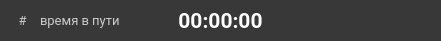
     <widget class="QFrame" name="f_track">
      <property name="geometry">
       <rect>
        <x>20</x>
        <y>320</y>
        <width>441</width>
        <height>41</height>
       </rect>
      </property>
      <property name="minimumSize">
       <size>
        <width>441</width>
        <height>41</height>
       </size>
      </property>
      <property name="maximumSize">
       <size>
        <width>441</width>
        <height>41</height>
       </size>
      </property>
      <property name="styleSheet">
       <string notr="true">background-color: #383838;
border-radius: 20px;</string>
      </property>
      <property name="frameShape">
       <enum>QFrame::StyledPanel</enum>
      </property>
      <property name="frameShadow">
       <enum>QFrame::Raised</enum>
      </property>
      <widget class="QLabel" name="stat_trip_time">
       <property name="geometry">
        <rect>
         <x>40</x>
         <y>0</y>
         <width>135</width>
         <height>41</height>
        </rect>
       </property>
       <property name="minimumSize">
        <size>
         <width>135</width>
         <height>41</height>
        </size>
       </property>
       <property name="maximumSize">
        <size>
         <width>110</width>
         <height>41</height>
        </size>
       </property>
       <property name="palette">
        <palette>
         <active>
          <colorrole role="WindowText">
           <brush brushstyle="SolidPattern">
            <color alpha="255">
             <red>204</red>
             <green>204</green>
             <blue>204</blue>
            </color>
           </brush>
          </colorrole>
          <colorrole role="Button">
           <brush brushstyle="SolidPattern">
            <color alpha="255">
             <red>56</red>
             <green>56</green>
             <blue>56</blue>
            </color>
           </brush>
          </colorrole>
          <colorrole role="Text">
           <brush brushstyle="SolidPattern">
            <color alpha="255">
             <red>204</red>
             <green>204</green>
             <blue>204</blue>
            </color>
           </brush>
          </colorrole>
          <colorrole role="ButtonText">
           <brush brushstyle="SolidPattern">
            <color alpha="255">
             <red>204</red>
             <green>204</green>
             <blue>204</blue>
            </color>
           </brush>
          </colorrole>
          <colorrole role="Base">
           <brush brushstyle="SolidPattern">
            <color alpha="255">
             <red>56</red>
             <green>56</green>
             <blue>56</blue>
            </color>
           </brush>
          </colorrole>
          <colorrole role="Window">
           <brush brushstyle="SolidPattern">
            <color alpha="255">
             <red>56</red>
             <green>56</green>
             <blue>56</blue>
            </color>
           </brush>
          </colorrole>
         </active>
         <inactive>
          <colorrole role="WindowText">
           <brush brushstyle="SolidPattern">
            <color alpha="255">
             <red>204</red>
             <green>204</green>
             <blue>204</blue>
            </color>
           </brush>
          </colorrole>
          <colorrole role="Button">
           <brush brushstyle="SolidPattern">
            <color alpha="255">
             <red>56</red>
             <green>56</green>
             <blue>56</blue>
            </color>
           </brush>
          </colorrole>
          <colorrole role="Text">
           <brush brushstyle="SolidPattern">
            <color alpha="255">
             <red>204</red>
             <green>204</green>
             <blue>204</blue>
            </color>
           </brush>
          </colorrole>
          <colorrole role="ButtonText">
           <brush brushstyle="SolidPattern">
            <color alpha="255">
             <red>204</red>
             <green>204</green>
             <blue>204</blue>
            </color>
           </brush>
          </colorrole>
          <colorrole role="Base">
           <brush brushstyle="SolidPattern">
            <color alpha="255">
             <red>56</red>
             <green>56</green>
             <blue>56</blue>
            </color>
           </brush>
          </colorrole>
          <colorrole role="Window">
           <brush brushstyle="SolidPattern">
            <color alpha="255">
             <red>56</red>
             <green>56</green>
             <blue>56</blue>
            </color>
           </brush>
          </colorrole>
         </inactive>
         <disabled>
          <colorrole role="WindowText">
           <brush brushstyle="SolidPattern">
            <color alpha="255">
             <red>204</red>
             <green>204</green>
             <blue>204</blue>
            </color>
           </brush>
          </colorrole>
          <colorrole role="Button">
           <brush brushstyle="SolidPattern">
            <color alpha="255">
             <red>56</red>
             <green>56</green>
             <blue>56</blue>
            </color>
           </brush>
          </colorrole>
          <colorrole role="Text">
           <brush brushstyle="SolidPattern">
            <color alpha="255">
             <red>204</red>
             <green>204</green>
             <blue>204</blue>
            </color>
           </brush>
          </colorrole>
          <colorrole role="ButtonText">
           <brush brushstyle="SolidPattern">
            <color alpha="255">
             <red>204</red>
             <green>204</green>
             <blue>204</blue>
            </color>
           </brush>
          </colorrole>
          <colorrole role="Base">
           <brush brushstyle="SolidPattern">
            <color alpha="255">
             <red>56</red>
             <green>56</green>
             <blue>56</blue>
            </color>
           </brush>
          </colorrole>
          <colorrole role="Window">
           <brush brushstyle="SolidPattern">
            <color alpha="255">
             <red>56</red>
             <green>56</green>
             <blue>56</blue>
            </color>
           </brush>
          </colorrole>
         </disabled>
        </palette>
       </property>
       <property name="font">
        <font>
         <family>Roboto</family>
         <pointsize>10</pointsize>
        </font>
       </property>
       <property name="styleSheet">
        <string notr="true">color: #CCCCCC;</string>
       </property>
       <property name="text">
        <string>время в пути</string>
       </property>
       <property name="alignment">
        <set>Qt::AlignLeading|Qt::AlignLeft|Qt::AlignVCenter</set>
       </property>
      </widget>
      <widget class="QLabel" name="lbl_track_time">
       <property name="geometry">
        <rect>
         <x>170</x>
         <y>0</y>
         <width>101</width>
         <height>41</height>
        </rect>
       </property>
       <property name="minimumSize">
        <size>
         <width>101</width>
         <height>41</height>
        </size>
       </property>
       <property name="maximumSize">
        <size>
         <width>101</width>
         <height>41</height>
        </size>
       </property>
       <property name="palette">
        <palette>
         <active>
          <colorrole role="WindowText">
           <brush brushstyle="SolidPattern">
            <color alpha="255">
             <red>255</red>
             <green>255</green>
             <blue>255</blue>
            </color>
           </brush>
          </colorrole>
          <colorrole role="Button">
           <brush brushstyle="SolidPattern">
            <color alpha="255">
             <red>56</red>
             <green>56</green>
             <blue>56</blue>
            </color>
           </brush>
          </colorrole>
          <colorrole role="Text">
           <brush brushstyle="SolidPattern">
            <color alpha="255">
             <red>255</red>
             <green>255</green>
             <blue>255</blue>
            </color>
           </brush>
          </colorrole>
          <colorrole role="ButtonText">
           <brush brushstyle="SolidPattern">
            <color alpha="255">
             <red>255</red>
             <green>255</green>
             <blue>255</blue>
            </color>
           </brush>
          </colorrole>
          <colorrole role="Base">
           <brush brushstyle="SolidPattern">
            <color alpha="255">
             <red>56</red>
             <green>56</green>
             <blue>56</blue>
            </color>
           </brush>
          </colorrole>
          <colorrole role="Window">
           <brush brushstyle="SolidPattern">
            <color alpha="255">
             <red>56</red>
             <green>56</green>
             <blue>56</blue>
            </color>
           </brush>
          </colorrole>
         </active>
         <inactive>
          <colorrole role="WindowText">
           <brush brushstyle="SolidPattern">
            <color alpha="255">
             <red>255</red>
             <green>255</green>
             <blue>255</blue>
            </color>
           </brush>
          </colorrole>
          <colorrole role="Button">
           <brush brushstyle="SolidPattern">
            <color alpha="255">
             <red>56</red>
             <green>56</green>
             <blue>56</blue>
            </color>
           </brush>
          </colorrole>
          <colorrole role="Text">
           <brush brushstyle="SolidPattern">
            <color alpha="255">
             <red>255</red>
             <green>255</green>
             <blue>255</blue>
            </color>
           </brush>
          </colorrole>
          <colorrole role="ButtonText">
           <brush brushstyle="SolidPattern">
            <color alpha="255">
             <red>255</red>
             <green>255</green>
             <blue>255</blue>
            </color>
           </brush>
          </colorrole>
          <colorrole role="Base">
           <brush brushstyle="SolidPattern">
            <color alpha="255">
             <red>56</red>
             <green>56</green>
             <blue>56</blue>
            </color>
           </brush>
          </colorrole>
          <colorrole role="Window">
           <brush brushstyle="SolidPattern">
            <color alpha="255">
             <red>56</red>
             <green>56</green>
             <blue>56</blue>
            </color>
           </brush>
          </colorrole>
         </inactive>
         <disabled>
          <colorrole role="WindowText">
           <brush brushstyle="SolidPattern">
            <color alpha="255">
             <red>255</red>
             <green>255</green>
             <blue>255</blue>
            </color>
           </brush>
          </colorrole>
          <colorrole role="Button">
           <brush brushstyle="SolidPattern">
            <color alpha="255">
             <red>56</red>
             <green>56</green>
             <blue>56</blue>
            </color>
           </brush>
          </colorrole>
          <colorrole role="Text">
           <brush brushstyle="SolidPattern">
            <color alpha="255">
             <red>255</red>
             <green>255</green>
             <blue>255</blue>
            </color>
           </brush>
          </colorrole>
          <colorrole role="ButtonText">
           <brush brushstyle="SolidPattern">
            <color alpha="255">
             <red>255</red>
             <green>255</green>
             <blue>255</blue>
            </color>
           </brush>
          </colorrole>
          <colorrole role="Base">
           <brush brushstyle="SolidPattern">
            <color alpha="255">
             <red>56</red>
             <green>56</green>
             <blue>56</blue>
            </color>
           </brush>
          </colorrole>
          <colorrole role="Window">
           <brush brushstyle="SolidPattern">
            <color alpha="255">
             <red>56</red>
             <green>56</green>
             <blue>56</blue>
            </color>
           </brush>
          </colorrole>
         </disabled>
        </palette>
       </property>
       <property name="font">
        <font>
         <family>Roboto</family>
         <pointsize>16</pointsize>
         <weight>75</weight>
         <bold>true</bold>
        </font>
       </property>
       <property name="styleSheet">
        <string notr="true">color: rgb(255, 255, 255);</string>
       </property>
       <property name="text">
        <string>00:00:00</string>
       </property>
       <property name="alignment">
        <set>Qt::AlignCenter</set>
       </property>
      </widget>
      <widget class="QPushButton" name="btn_play_pause_track">
       <property name="geometry">
        <rect>
         <x>270</x>
         <y>0</y>
         <width>41</width>
         <height>41</height>
        </rect>
       </property>
       <property name="font">
        <font>
         <family>Roboto</family>
         <pointsize>20</pointsize>
         <weight>75</weight>
         <bold>true</bold>
        </font>
       </property>
       <property name="styleSheet">
        <string notr="true"/>
       </property>
       <property name="text">
        <string/>
       </property>
      </widget>
      <widget class="QPushButton" name="btn_stop_track">
       <property name="geometry">
        <rect>
         <x>390</x>
         <y>0</y>
         <width>41</width>
         <height>41</height>
        </rect>
       </property>
       <property name="font">
        <font>
         <family>Roboto</family>
         <pointsize>20</pointsize>
         <weight>75</weight>
         <bold>true</bold>
        </font>
       </property>
       <property name="layoutDirection">
        <enum>Qt::LeftToRight</enum>
       </property>
       <property name="styleSheet">
        <string notr="true">color: rgb(255, 255, 255);
color: rgb(250, 0, 0);</string>
       </property>
       <property name="text">
        <string/>
       </property>
      </widget>
      <widget class="QLabel" name="stat_trip_icon">
       <property name="geometry">
        <rect>
         <x>10</x>
         <y>8</y>
         <width>25</width>
         <height>25</height>
        </rect>
       </property>
       <property name="palette">
        <palette>
         <active>
          <colorrole role="WindowText">
           <brush brushstyle="SolidPattern">
            <color alpha="255">
             <red>204</red>
             <green>204</green>
             <blue>204</blue>
            </color>
           </brush>
          </colorrole>
          <colorrole role="Button">
           <brush brushstyle="SolidPattern">
            <color alpha="255">
             <red>56</red>
             <green>56</green>
             <blue>56</blue>
            </color>
           </brush>
          </colorrole>
          <colorrole role="Text">
           <brush brushstyle="SolidPattern">
            <color alpha="255">
             <red>204</red>
             <green>204</green>
             <blue>204</blue>
            </color>
           </brush>
          </colorrole>
          <colorrole role="ButtonText">
           <brush brushstyle="SolidPattern">
            <color alpha="255">
             <red>204</red>
             <green>204</green>
             <blue>204</blue>
            </color>
           </brush>
          </colorrole>
          <colorrole role="Base">
           <brush brushstyle="SolidPattern">
            <color alpha="255">
             <red>56</red>
             <green>56</green>
             <blue>56</blue>
            </color>
           </brush>
          </colorrole>
          <colorrole role="Window">
           <brush brushstyle="SolidPattern">
            <color alpha="255">
             <red>56</red>
             <green>56</green>
             <blue>56</blue>
            </color>
           </brush>
          </colorrole>
         </active>
         <inactive>
          <colorrole role="WindowText">
           <brush brushstyle="SolidPattern">
            <color alpha="255">
             <red>204</red>
             <green>204</green>
             <blue>204</blue>
            </color>
           </brush>
          </colorrole>
          <colorrole role="Button">
           <brush brushstyle="SolidPattern">
            <color alpha="255">
             <red>56</red>
             <green>56</green>
             <blue>56</blue>
            </color>
           </brush>
          </colorrole>
          <colorrole role="Text">
           <brush brushstyle="SolidPattern">
            <color alpha="255">
             <red>204</red>
             <green>204</green>
             <blue>204</blue>
            </color>
           </brush>
          </colorrole>
          <colorrole role="ButtonText">
           <brush brushstyle="SolidPattern">
            <color alpha="255">
             <red>204</red>
             <green>204</green>
             <blue>204</blue>
            </color>
           </brush>
          </colorrole>
          <colorrole role="Base">
           <brush brushstyle="SolidPattern">
            <color alpha="255">
             <red>56</red>
             <green>56</green>
             <blue>56</blue>
            </color>
           </brush>
          </colorrole>
          <colorrole role="Window">
           <brush brushstyle="SolidPattern">
            <color alpha="255">
             <red>56</red>
             <green>56</green>
             <blue>56</blue>
            </color>
           </brush>
          </colorrole>
         </inactive>
         <disabled>
          <colorrole role="WindowText">
           <brush brushstyle="SolidPattern">
            <color alpha="255">
             <red>204</red>
             <green>204</green>
             <blue>204</blue>
            </color>
           </brush>
          </colorrole>
          <colorrole role="Button">
           <brush brushstyle="SolidPattern">
            <color alpha="255">
             <red>56</red>
             <green>56</green>
             <blue>56</blue>
            </color>
           </brush>
          </colorrole>
          <colorrole role="Text">
           <brush brushstyle="SolidPattern">
            <color alpha="255">
             <red>204</red>
             <green>204</green>
             <blue>204</blue>
            </color>
           </brush>
          </colorrole>
          <colorrole role="ButtonText">
           <brush brushstyle="SolidPattern">
            <color alpha="255">
             <red>204</red>
             <green>204</green>
             <blue>204</blue>
            </color>
           </brush>
          </colorrole>
          <colorrole role="Base">
           <brush brushstyle="SolidPattern">
            <color alpha="255">
             <red>56</red>
             <green>56</green>
             <blue>56</blue>
            </color>
           </brush>
          </colorrole>
          <colorrole role="Window">
           <brush brushstyle="SolidPattern">
            <color alpha="255">
             <red>56</red>
             <green>56</green>
             <blue>56</blue>
            </color>
           </brush>
          </colorrole>
         </disabled>
        </palette>
       </property>
       <property name="font">
        <font>
         <family>Roboto</family>
         <pointsize>10</pointsize>
        </font>
       </property>
       <property name="styleSheet">
        <string notr="true">color: #CCCCCC;</string>
       </property>
       <property name="text">
        <string>#</string>
       </property>
       <property name="alignment">
        <set>Qt::AlignCenter</set>
       </property>
      </widget>
     </widget>
